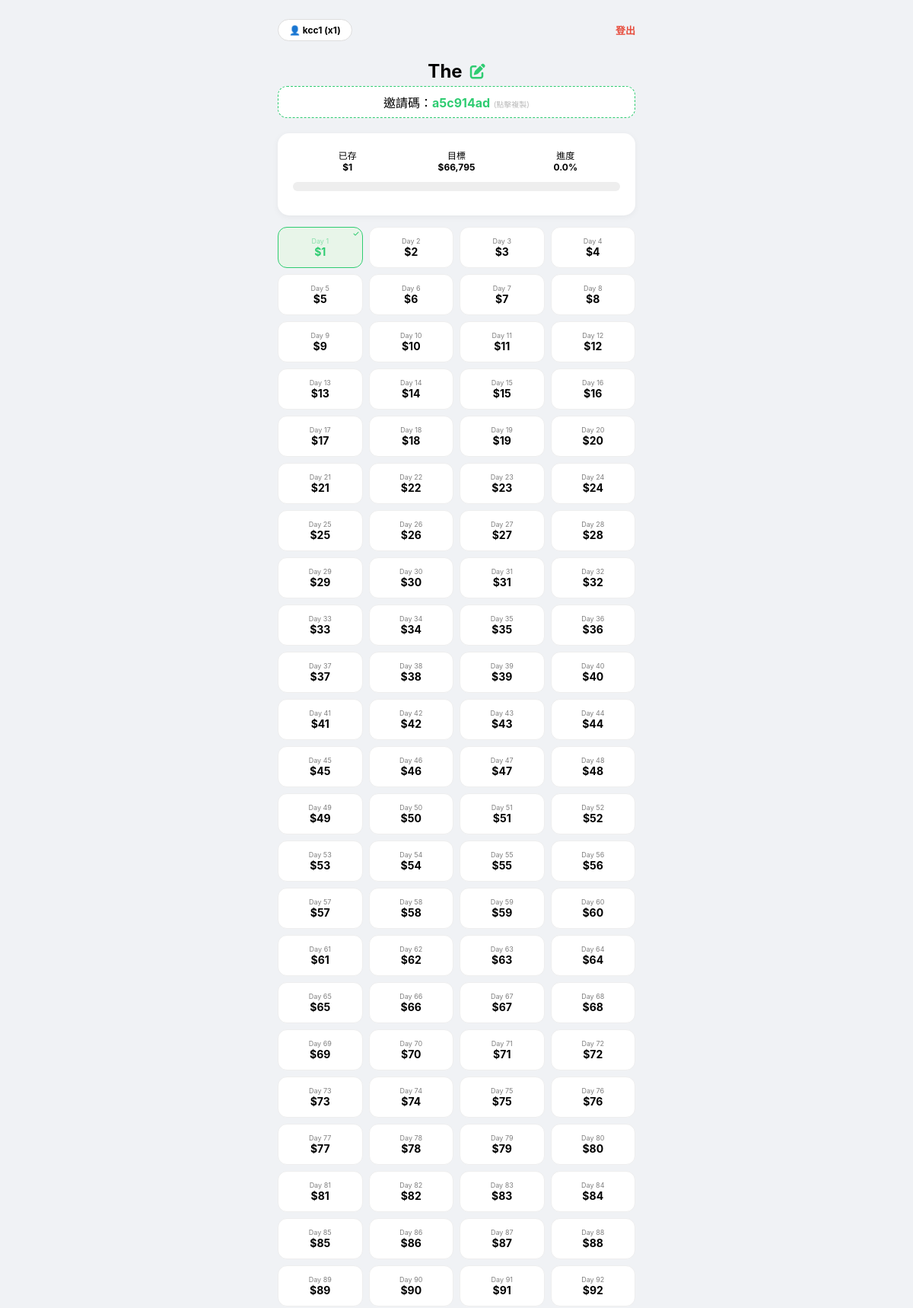
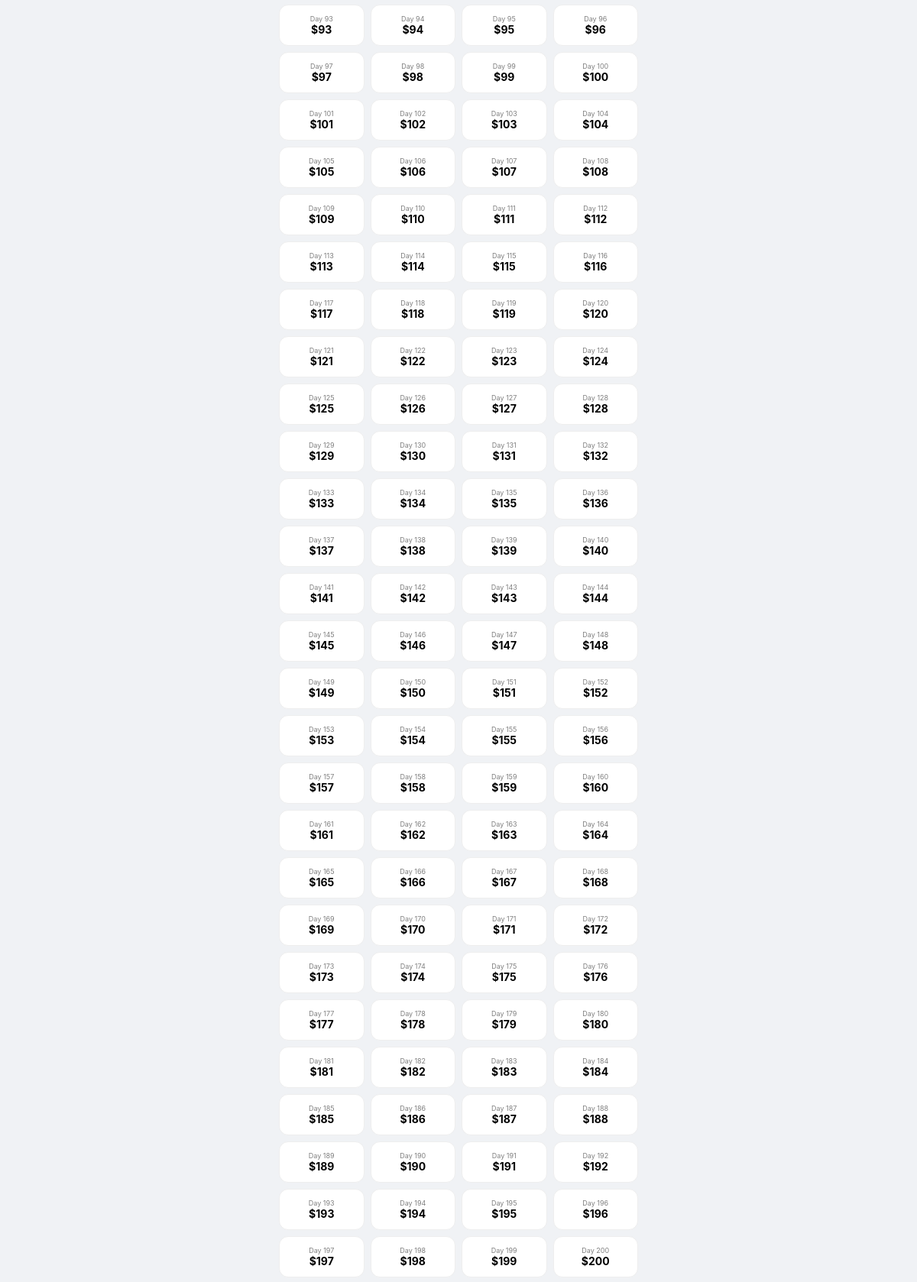
Screenshot of / (signed in, upper part) with the database file from the repository (2 pictures, top to bottom).
### app.py (models this page shows)
class User(db.Model):
    id = db.Column(db.Integer, primary_key=True)
    username = db.Column(db.String(50), unique=True, nullable=False)
    password = db.Column(db.String(255), nullable=False)
    group_uuid = db.Column(db.String(8), db.ForeignKey('group.group_uuid'))
    multiplier = db.Column(db.Integer, default=1)

class Group(db.Model):
    id = db.Column(db.Integer, primary_key=True)
    group_uuid = db.Column(db.String(8), unique=True, nullable=False)
    name = db.Column(db.String(100))

### app.py (the view)
@app.route('/')
def index():
    if 'user_id' not in session: return redirect(url_for('login'))
    curr_user = User.query.get(session['user_id'])
    if not curr_user: return redirect(url_for('logout'))
    group = Group.query.filter_by(group_uuid=curr_user.group_uuid).first()
    my_records = SavingRecord.query.filter_by(user_id=curr_user.id).all()
    saved_days = {r.day_number: {'id': r.id, 'amount': r.amount, 'note': (r.note or "").replace("'", "\\'"), 'date': r.save_date or "", 'photo': r.photo or ""} for r in my_records}
    my_current = sum(r.amount for r in my_records)
    my_target = 66795 * curr_user.multiplier
    my_pct = round((my_current / my_target * 100), 1) if my_target > 0 else 0
    return render_template('index.html', user=curr_user, group=group, current=my_current, target=my_target, my_pct=my_pct, saved_days=saved_days, today=datetime.now().strftime('%Y-%m-%d'))

### templates/index.html (shortened to what this page needs)
<!DOCTYPE html>
<html lang="zh-TW">
<head>
    <link rel="stylesheet" href="https://cdnjs.cloudflare.com/ajax/libs/font-awesome/6.0.0/css/all.min.css">
</head>
<body>
    <div class="container">
        <header class="top-nav">
            <div class="user-pill" onclick="openProfile()">👤 {{ user.username }} (x{{ user.multiplier }})</div>
            <a href="/logout" style="color:var(--danger); text-decoration:none; font-size:13px; font-weight:bold;">登出</a>
        </header>
        <div class="main-header">
            <h1 style="margin:0; font-size: 24px;">{{ group.name }}</h1>
            <i class="fa-solid fa-pen-to-square" style="color: var(--primary); cursor: pointer; font-size: 20px;" onclick="editGroupName()"></i>
        </div>
        <div class="invite-box" onclick="copyCode('{{ group.group_uuid }}')">
            邀請碼：<strong style="color:var(--primary);">{{ group.group_uuid }}</strong>
            <span style="font-size:10px; color:#bbb;">(點擊複製)</span>
        </div>
        <section class="card">
            <div style="display:grid; grid-template-columns:1fr 1fr 1fr; text-align:center; font-size:12px;">
                <div>已存<br><strong>${{ "{:,}".format(current) }}</strong></div>
                <div>目標<br><strong>${{ "{:,}".format(target) }}</strong></div>
                <div>進度<br><strong>{{ my_pct }}%</strong></div>
            </div>
            <div class="p-bar">
            </div>
        </section>
        <div class="money-grid">
            {% for d in range(1, 366) %}
            {% set r = saved_days.get(d) %}
            <div class="day-box {{ 'done' if r else '' }}" onclick="handleBox(this)" data-day="{{ d }}" data-done="{{ '1' if r else '0' }}" data-rid="{{ r.id if r else '' }}" data-note="{{ r.note if r else '' }}" data-date="{{ r.date if r else '' }}" data-photo="{{ r.photo if r else '' }}">
                <div style="font-size:9px; opacity:0.5;">Day {{ d }}</div>
                <div style="font-size:14px; font-weight:bold;">${{ d * user.multiplier }}</div>
                {% if r %}<i class="fa-solid fa-check" style="position:absolute; top:4px; right:4px; font-size:8px;"></i>{% endif %}
            </div>
            {% endfor %}
        </div>
    </div>
</body>
</html>

### templates/index.html (style rules this page uses)
:root { --primary: #2ecc71; --bg: #f0f2f5; --danger: #e74c3c; --gray: #94a3b8; }
* { box-sizing: border-box; }
body { margin: 0; background: var(--bg); font-family: -apple-system, sans-serif; }
.container { max-width: 500px; margin: 0 auto; padding: 15px; }
.top-nav { display: flex; justify-content: space-between; align-items: center; padding: 10px 0; }
.user-pill { cursor:pointer; background:#fff; padding:6px 14px; border-radius:20px; border:1px solid #ddd; font-size:12px; font-weight: bold; }
.main-header { display: flex; align-items: center; justify-content: center; gap: 10px; margin: 15px 0 5px; }
.invite-box { text-align: center; margin-bottom: 20px; background: #fff; padding: 8px; border-radius: 12px; border: 1px dashed var(--primary); cursor: pointer; }
.card { background: #fff; border-radius: 15px; padding: 20px; margin-bottom: 15px; box-shadow: 0 2px 8px rgba(0,0,0,0.05); }
.p-bar { background: #eee; height: 12px; border-radius: 6px; overflow: hidden; margin: 12px 0; }
.money-grid { display: grid; grid-template-columns: repeat(4, 1fr); gap: 8px; }
.day-box { background: #fff; border-radius: 12px; padding: 12px 0; text-align: center; cursor: pointer; border: 1px solid #eee; position: relative; }
.day-box.done { background: #e8f5e9; border-color: var(--primary); color: var(--primary); }

### rows the page displays
User: username "kcc1", multiplier "1", d*user.multiplier "1" "2" "3" "4" "5" "6" "7" "8" "9" "10" "11" "12" "13" "14" "15" "16" "17" "18" "19" "20" "21" "22" "23" "24" "25" "26" "27" "28" "29" "30" "31" "32" "33" "34" "35" "36" "37" "38" "39" "40" "41" "42" "43" "44" "45" "46" "47" "48" "49" "50" "51" "52" "53" "54" "55" "56" "57" "58" "59" "60" "61" "62" "63" "64" "65" "66" "67" "68" "69" "70" "71" "72" "73" "74" "75" "76" "77" "78" "79" "80" "81" "82" "83" "84" "85" "86" "87" "88" "89" "90" "91" "92" "93" "94" "95" "96" "97" "98" "99" "100" "101" "102" "103" "104" "105" "106" "107" "108" "109" "110" "111" "112" "113" "114" "115" "116" "117" "118" "119" "120" "121" "122" "123" "124" "125" "126" "127" "128" "129" "130" "131" "132" "133" "134" "135" "136" "137" "138" "139" "140" "141" "142" "143" "144" "145" "146" "147" "148" "149" "150" "151" "152" "153" "154" "155" "156" "157" "158" "159" "160" "161" "162" "163" "164" "165" "166" "167" "168" "169" "170" "171" "172" "173" "174" "175" "176" "177" "178" "179" "180" "181" "182" "183" "184" "185" "186" "187" "188" "189" "190" "191" "192" "193" "194" "195" "196" "197" "198" "199" "200"
Group: name "The", group_uuid "a5c914ad"

### other values shown
{{ "{:,}".format(current) }} "1"
{{ "{:,}".format(target) }} "66,795"
{{ my_pct }} "0.0"
{{ d }} "1" "2" "3" "4" "5" "6" "7" "8" "9" "10" "11" "12" "13" "14" "15" "16" "17" "18" "19" "20" "21" "22" "23" "24" "25" "26" "27" "28" "29" "30" "31" "32" "33" "34" "35" "36" "37" "38" "39" "40" "41" "42" "43" "44" "45" "46" "47" "48" "49" "50" "51" "52" "53" "54" "55" "56" "57" "58" "59" "60" "61" "62" "63" "64" "65" "66" "67" "68" "69" "70" "71" "72" "73" "74" "75" "76" "77" "78" "79" "80" "81" "82" "83" "84" "85" "86" "87" "88" "89" "90" "91" "92" "93" "94" "95" "96" "97" "98" "99" "100" "101" "102" "103" "104" "105" "106" "107" "108" "109" "110" "111" "112" "113" "114" "115" "116" "117" "118" "119" "120" "121" "122" "123" "124" "125" "126" "127" "128" "129" "130" "131" "132" "133" "134" "135" "136" "137" "138" "139" "140" "141" "142" "143" "144" "145" "146" "147" "148" "149" "150" "151" "152" "153" "154" "155" "156" "157" "158" "159" "160" "161" "162" "163" "164" "165" "166" "167" "168" "169" "170" "171" "172" "173" "174" "175" "176" "177" "178" "179" "180" "181" "182" "183" "184" "185" "186" "187" "188" "189" "190" "191" "192" "193" "194" "195" "196" "197" "198" "199" "200"
